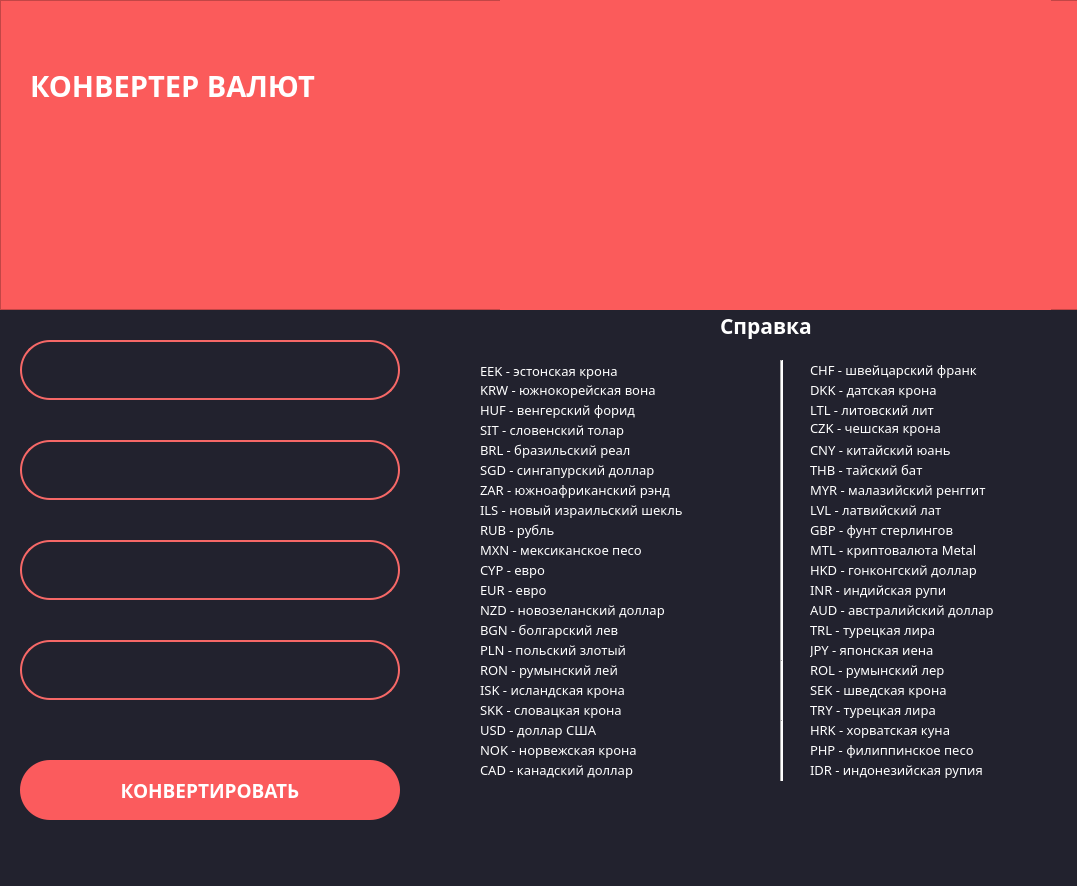
<?xml version="1.0" encoding="UTF-8"?>
<ui version="4.0">
 <class>MainWindow</class>
 <widget class="QMainWindow" name="MainWindow">
  <property name="geometry">
   <rect>
    <x>0</x>
    <y>0</y>
    <width>1077</width>
    <height>886</height>
   </rect>
  </property>
  <property name="font">
   <font>
    <family>Montserrat</family>
    <pointsize>14</pointsize>
    <weight>75</weight>
    <bold>true</bold>
   </font>
  </property>
  <property name="windowTitle">
   <string>MainWindow</string>
  </property>
  <widget class="QWidget" name="centralwidget">
   <property name="styleSheet">
    <string notr="true">background-color: #22222e</string>
   </property>
   <widget class="QFrame" name="frame">
    <property name="geometry">
     <rect>
      <x>0</x>
      <y>0</y>
      <width>1131</width>
      <height>310</height>
     </rect>
    </property>
    <property name="styleSheet">
     <string notr="true">background-color: #fb5b5b
</string>
    </property>
    <property name="frameShape">
     <enum>QFrame::StyledPanel</enum>
    </property>
    <property name="frameShadow">
     <enum>QFrame::Raised</enum>
    </property>
    <widget class="QLabel" name="label">
     <property name="geometry">
      <rect>
       <x>30</x>
       <y>10</y>
       <width>411</width>
       <height>151</height>
      </rect>
     </property>
     <property name="font">
      <font>
       <family>Montserrat</family>
       <pointsize>22</pointsize>
       <weight>75</weight>
       <bold>true</bold>
      </font>
     </property>
     <property name="styleSheet">
      <string notr="true">color: #fff
</string>
     </property>
     <property name="text">
      <string>КОНВЕРТЕР ВАЛЮТ</string>
     </property>
    </widget>
    <widget class="QLabel" name="label_2">
     <property name="geometry">
      <rect>
       <x>500</x>
       <y>-40</y>
       <width>551</width>
       <height>351</height>
      </rect>
     </property>
     <property name="text">
      <string/>
     </property>
     <property name="pixmap">
      <pixmap>banknote.png</pixmap>
     </property>
    </widget>
   </widget>
   <widget class="QLineEdit" name="inputCurrency">
    <property name="geometry">
     <rect>
      <x>20</x>
      <y>340</y>
      <width>380</width>
      <height>60</height>
     </rect>
    </property>
    <property name="font">
     <font>
      <family>Montserrat</family>
      <pointsize>14</pointsize>
      <weight>75</weight>
      <bold>true</bold>
     </font>
    </property>
    <property name="styleSheet">
     <string notr="true">background-color: #22222e;
border: 2px solid #f66867;
border-radius: 30px;
color: #fff;
placeholder=&quot;ПРивет&quot;</string>
    </property>
    <property name="text">
     <string/>
    </property>
    <property name="alignment">
     <set>Qt::AlignCenter</set>
    </property>
   </widget>
   <widget class="QLineEdit" name="inputAmount">
    <property name="geometry">
     <rect>
      <x>20</x>
      <y>440</y>
      <width>380</width>
      <height>60</height>
     </rect>
    </property>
    <property name="font">
     <font>
      <family>Montserrat</family>
      <pointsize>14</pointsize>
      <weight>75</weight>
      <bold>true</bold>
     </font>
    </property>
    <property name="styleSheet">
     <string notr="true">background-color: #22222e;
border: 2px solid #f66867;
border-radius: 30px;
color: #fff;</string>
    </property>
    <property name="text">
     <string/>
    </property>
    <property name="alignment">
     <set>Qt::AlignCenter</set>
    </property>
   </widget>
   <widget class="QLineEdit" name="outputCurrency">
    <property name="geometry">
     <rect>
      <x>20</x>
      <y>540</y>
      <width>380</width>
      <height>60</height>
     </rect>
    </property>
    <property name="font">
     <font>
      <family>Montserrat</family>
      <pointsize>14</pointsize>
      <weight>75</weight>
      <bold>true</bold>
     </font>
    </property>
    <property name="styleSheet">
     <string notr="true">background-color: #22222e;
border: 2px solid #f66867;
border-radius: 30px;
color: #fff;</string>
    </property>
    <property name="text">
     <string/>
    </property>
    <property name="alignment">
     <set>Qt::AlignCenter</set>
    </property>
   </widget>
   <widget class="QLineEdit" name="outputAmount">
    <property name="geometry">
     <rect>
      <x>20</x>
      <y>640</y>
      <width>380</width>
      <height>60</height>
     </rect>
    </property>
    <property name="font">
     <font>
      <family>Montserrat</family>
      <pointsize>14</pointsize>
      <weight>75</weight>
      <bold>true</bold>
     </font>
    </property>
    <property name="styleSheet">
     <string notr="true">background-color: #22222e;
border: 2px solid #f66867;
border-radius: 30px;
color: #fff;</string>
    </property>
    <property name="text">
     <string/>
    </property>
    <property name="alignment">
     <set>Qt::AlignCenter</set>
    </property>
   </widget>
   <widget class="QLabel" name="label_3">
    <property name="geometry">
     <rect>
      <x>720</x>
      <y>310</y>
      <width>131</width>
      <height>31</height>
     </rect>
    </property>
    <property name="font">
     <font>
      <family>Montserrat</family>
      <pointsize>16</pointsize>
      <weight>75</weight>
      <bold>true</bold>
     </font>
    </property>
    <property name="styleSheet">
     <string notr="true">color: #fff</string>
    </property>
    <property name="text">
     <string>Справка</string>
    </property>
   </widget>
   <widget class="QPushButton" name="pushButton">
    <property name="geometry">
     <rect>
      <x>20</x>
      <y>760</y>
      <width>380</width>
      <height>60</height>
     </rect>
    </property>
    <property name="font">
     <font>
      <family>Montserrat</family>
      <pointsize>14</pointsize>
      <weight>75</weight>
      <bold>true</bold>
     </font>
    </property>
    <property name="styleSheet">
     <string notr="true">QPushButton {
	color: #fff;
	background-color: #fb5b5d;
	border-radius: 30px;
}

QPushButton:pressed {
	background-color: #fa4244
}
</string>
    </property>
    <property name="text">
     <string>КОНВЕРТИРОВАТЬ</string>
    </property>
   </widget>
   <widget class="QLabel" name="label_4">
    <property name="geometry">
     <rect>
      <x>480</x>
      <y>360</y>
      <width>201</width>
      <height>21</height>
     </rect>
    </property>
    <property name="font">
     <font>
      <family>Montserrat</family>
      <pointsize>10</pointsize>
      <weight>50</weight>
      <bold>false</bold>
     </font>
    </property>
    <property name="styleSheet">
     <string notr="true">color: #fff</string>
    </property>
    <property name="text">
     <string>EEK - эстонская крона</string>
    </property>
   </widget>
   <widget class="QLabel" name="label_5">
    <property name="geometry">
     <rect>
      <x>480</x>
      <y>380</y>
      <width>261</width>
      <height>20</height>
     </rect>
    </property>
    <property name="font">
     <font>
      <family>Montserrat</family>
      <pointsize>10</pointsize>
      <weight>50</weight>
      <bold>false</bold>
     </font>
    </property>
    <property name="styleSheet">
     <string notr="true">color: #fff;</string>
    </property>
    <property name="text">
     <string>KRW - южнокорейская вона</string>
    </property>
   </widget>
   <widget class="QLabel" name="label_6">
    <property name="geometry">
     <rect>
      <x>480</x>
      <y>400</y>
      <width>231</width>
      <height>20</height>
     </rect>
    </property>
    <property name="font">
     <font>
      <family>Montserrat</family>
      <pointsize>10</pointsize>
      <weight>50</weight>
      <bold>false</bold>
     </font>
    </property>
    <property name="styleSheet">
     <string notr="true">color: #fff;</string>
    </property>
    <property name="text">
     <string>HUF - венгерский форид</string>
    </property>
   </widget>
   <widget class="QLabel" name="label_7">
    <property name="geometry">
     <rect>
      <x>480</x>
      <y>420</y>
      <width>211</width>
      <height>20</height>
     </rect>
    </property>
    <property name="font">
     <font>
      <family>Montserrat</family>
      <pointsize>10</pointsize>
      <weight>50</weight>
      <bold>false</bold>
     </font>
    </property>
    <property name="styleSheet">
     <string notr="true">color: #fff;</string>
    </property>
    <property name="text">
     <string>SIT - словенский толар</string>
    </property>
   </widget>
   <widget class="QLabel" name="label_8">
    <property name="geometry">
     <rect>
      <x>480</x>
      <y>440</y>
      <width>221</width>
      <height>20</height>
     </rect>
    </property>
    <property name="font">
     <font>
      <family>Montserrat</family>
      <pointsize>10</pointsize>
      <weight>50</weight>
      <bold>false</bold>
     </font>
    </property>
    <property name="styleSheet">
     <string notr="true">color: #fff;</string>
    </property>
    <property name="text">
     <string>BRL - бразильский реал</string>
    </property>
   </widget>
   <widget class="QLabel" name="label_9">
    <property name="geometry">
     <rect>
      <x>480</x>
      <y>460</y>
      <width>251</width>
      <height>20</height>
     </rect>
    </property>
    <property name="font">
     <font>
      <family>Montserrat</family>
      <pointsize>10</pointsize>
      <weight>50</weight>
      <bold>false</bold>
     </font>
    </property>
    <property name="styleSheet">
     <string notr="true">color: #fff;</string>
    </property>
    <property name="text">
     <string>SGD - сингапурский доллар</string>
    </property>
   </widget>
   <widget class="QLabel" name="label_10">
    <property name="geometry">
     <rect>
      <x>480</x>
      <y>480</y>
      <width>281</width>
      <height>20</height>
     </rect>
    </property>
    <property name="font">
     <font>
      <family>Montserrat</family>
      <pointsize>10</pointsize>
      <weight>50</weight>
      <bold>false</bold>
     </font>
    </property>
    <property name="styleSheet">
     <string notr="true">color: #fff;</string>
    </property>
    <property name="text">
     <string>ZAR - южноафриканский рэнд</string>
    </property>
   </widget>
   <widget class="QLabel" name="label_11">
    <property name="geometry">
     <rect>
      <x>480</x>
      <y>500</y>
      <width>291</width>
      <height>20</height>
     </rect>
    </property>
    <property name="font">
     <font>
      <family>Montserrat</family>
      <pointsize>10</pointsize>
      <weight>50</weight>
      <bold>false</bold>
     </font>
    </property>
    <property name="styleSheet">
     <string notr="true">color: #fff;</string>
    </property>
    <property name="text">
     <string>ILS - новый израильский шекль</string>
    </property>
   </widget>
   <widget class="QLabel" name="label_12">
    <property name="geometry">
     <rect>
      <x>480</x>
      <y>520</y>
      <width>110</width>
      <height>20</height>
     </rect>
    </property>
    <property name="font">
     <font>
      <family>Montserrat</family>
      <pointsize>10</pointsize>
      <weight>50</weight>
      <bold>false</bold>
     </font>
    </property>
    <property name="styleSheet">
     <string notr="true">color: #fff;</string>
    </property>
    <property name="text">
     <string>RUB - рубль</string>
    </property>
   </widget>
   <widget class="QLabel" name="label_13">
    <property name="geometry">
     <rect>
      <x>480</x>
      <y>540</y>
      <width>240</width>
      <height>20</height>
     </rect>
    </property>
    <property name="font">
     <font>
      <family>Montserrat</family>
      <pointsize>10</pointsize>
      <weight>50</weight>
      <bold>false</bold>
     </font>
    </property>
    <property name="styleSheet">
     <string notr="true">color: #fff;</string>
    </property>
    <property name="text">
     <string>MXN - мексиканское песо</string>
    </property>
   </widget>
   <widget class="QLabel" name="label_14">
    <property name="geometry">
     <rect>
      <x>480</x>
      <y>560</y>
      <width>100</width>
      <height>20</height>
     </rect>
    </property>
    <property name="font">
     <font>
      <family>Montserrat</family>
      <pointsize>10</pointsize>
      <weight>50</weight>
      <bold>false</bold>
     </font>
    </property>
    <property name="styleSheet">
     <string notr="true">color: #fff;</string>
    </property>
    <property name="text">
     <string>CYP - евро</string>
    </property>
   </widget>
   <widget class="QLabel" name="label_15">
    <property name="geometry">
     <rect>
      <x>480</x>
      <y>580</y>
      <width>100</width>
      <height>20</height>
     </rect>
    </property>
    <property name="font">
     <font>
      <family>Montserrat</family>
      <pointsize>10</pointsize>
      <weight>50</weight>
      <bold>false</bold>
     </font>
    </property>
    <property name="styleSheet">
     <string notr="true">color: #fff;</string>
    </property>
    <property name="text">
     <string>EUR - евро</string>
    </property>
   </widget>
   <widget class="QLabel" name="label_16">
    <property name="geometry">
     <rect>
      <x>480</x>
      <y>600</y>
      <width>271</width>
      <height>20</height>
     </rect>
    </property>
    <property name="font">
     <font>
      <family>Montserrat</family>
      <pointsize>10</pointsize>
      <weight>50</weight>
      <bold>false</bold>
     </font>
    </property>
    <property name="styleSheet">
     <string notr="true">color: #fff;</string>
    </property>
    <property name="text">
     <string>NZD - новозеланский доллар</string>
    </property>
   </widget>
   <widget class="QLabel" name="label_17">
    <property name="geometry">
     <rect>
      <x>480</x>
      <y>620</y>
      <width>201</width>
      <height>20</height>
     </rect>
    </property>
    <property name="font">
     <font>
      <family>Montserrat</family>
      <pointsize>10</pointsize>
      <weight>50</weight>
      <bold>false</bold>
     </font>
    </property>
    <property name="styleSheet">
     <string notr="true">color: #fff;</string>
    </property>
    <property name="text">
     <string>BGN - болгарский лев</string>
    </property>
   </widget>
   <widget class="QLabel" name="label_18">
    <property name="geometry">
     <rect>
      <x>480</x>
      <y>640</y>
      <width>211</width>
      <height>20</height>
     </rect>
    </property>
    <property name="font">
     <font>
      <family>Montserrat</family>
      <pointsize>10</pointsize>
      <weight>50</weight>
      <bold>false</bold>
     </font>
    </property>
    <property name="styleSheet">
     <string notr="true">color: #fff;</string>
    </property>
    <property name="text">
     <string>PLN - польский злотый</string>
    </property>
   </widget>
   <widget class="QLabel" name="label_19">
    <property name="geometry">
     <rect>
      <x>480</x>
      <y>660</y>
      <width>201</width>
      <height>20</height>
     </rect>
    </property>
    <property name="font">
     <font>
      <family>Montserrat</family>
      <pointsize>10</pointsize>
      <weight>50</weight>
      <bold>false</bold>
     </font>
    </property>
    <property name="styleSheet">
     <string notr="true">color: #fff;</string>
    </property>
    <property name="text">
     <string>RON - румынский лей</string>
    </property>
   </widget>
   <widget class="QLabel" name="label_20">
    <property name="geometry">
     <rect>
      <x>480</x>
      <y>680</y>
      <width>211</width>
      <height>20</height>
     </rect>
    </property>
    <property name="font">
     <font>
      <family>Montserrat</family>
      <pointsize>10</pointsize>
      <weight>50</weight>
      <bold>false</bold>
     </font>
    </property>
    <property name="styleSheet">
     <string notr="true">color: #fff;</string>
    </property>
    <property name="text">
     <string>ISK - исландская крона</string>
    </property>
   </widget>
   <widget class="QLabel" name="label_21">
    <property name="geometry">
     <rect>
      <x>480</x>
      <y>700</y>
      <width>211</width>
      <height>20</height>
     </rect>
    </property>
    <property name="font">
     <font>
      <family>Montserrat</family>
      <pointsize>10</pointsize>
      <weight>50</weight>
      <bold>false</bold>
     </font>
    </property>
    <property name="styleSheet">
     <string notr="true">color: #fff;</string>
    </property>
    <property name="text">
     <string>SKK - словацкая крона</string>
    </property>
   </widget>
   <widget class="QLabel" name="label_22">
    <property name="geometry">
     <rect>
      <x>480</x>
      <y>720</y>
      <width>171</width>
      <height>20</height>
     </rect>
    </property>
    <property name="font">
     <font>
      <family>Montserrat</family>
      <pointsize>10</pointsize>
      <weight>50</weight>
      <bold>false</bold>
     </font>
    </property>
    <property name="styleSheet">
     <string notr="true">color: #fff;</string>
    </property>
    <property name="text">
     <string>USD - доллар США</string>
    </property>
   </widget>
   <widget class="QLabel" name="label_23">
    <property name="geometry">
     <rect>
      <x>480</x>
      <y>740</y>
      <width>231</width>
      <height>20</height>
     </rect>
    </property>
    <property name="font">
     <font>
      <family>Montserrat</family>
      <pointsize>10</pointsize>
      <weight>50</weight>
      <bold>false</bold>
     </font>
    </property>
    <property name="styleSheet">
     <string notr="true">color: #fff;</string>
    </property>
    <property name="text">
     <string>NOK - норвежская крона</string>
    </property>
   </widget>
   <widget class="QLabel" name="label_24">
    <property name="geometry">
     <rect>
      <x>480</x>
      <y>760</y>
      <width>221</width>
      <height>20</height>
     </rect>
    </property>
    <property name="font">
     <font>
      <family>Montserrat</family>
      <pointsize>10</pointsize>
      <weight>50</weight>
      <bold>false</bold>
     </font>
    </property>
    <property name="styleSheet">
     <string notr="true">color: #fff;</string>
    </property>
    <property name="text">
     <string>CAD - канадский доллар</string>
    </property>
   </widget>
   <widget class="Line" name="line">
    <property name="geometry">
     <rect>
      <x>780</x>
      <y>600</y>
      <width>3</width>
      <height>61</height>
     </rect>
    </property>
    <property name="styleSheet">
     <string notr="true">background-color: #fff</string>
    </property>
    <property name="orientation">
     <enum>Qt::Vertical</enum>
    </property>
   </widget>
   <widget class="Line" name="line_2">
    <property name="geometry">
     <rect>
      <x>780</x>
      <y>540</y>
      <width>3</width>
      <height>61</height>
     </rect>
    </property>
    <property name="styleSheet">
     <string notr="true">background-color: #fff</string>
    </property>
    <property name="orientation">
     <enum>Qt::Vertical</enum>
    </property>
   </widget>
   <widget class="Line" name="line_3">
    <property name="geometry">
     <rect>
      <x>780</x>
      <y>480</y>
      <width>3</width>
      <height>61</height>
     </rect>
    </property>
    <property name="styleSheet">
     <string notr="true">background-color: #fff</string>
    </property>
    <property name="orientation">
     <enum>Qt::Vertical</enum>
    </property>
   </widget>
   <widget class="Line" name="line_4">
    <property name="geometry">
     <rect>
      <x>780</x>
      <y>420</y>
      <width>3</width>
      <height>61</height>
     </rect>
    </property>
    <property name="styleSheet">
     <string notr="true">background-color: #fff</string>
    </property>
    <property name="orientation">
     <enum>Qt::Vertical</enum>
    </property>
   </widget>
   <widget class="Line" name="line_5">
    <property name="geometry">
     <rect>
      <x>780</x>
      <y>360</y>
      <width>3</width>
      <height>61</height>
     </rect>
    </property>
    <property name="styleSheet">
     <string notr="true">background-color: #fff</string>
    </property>
    <property name="orientation">
     <enum>Qt::Vertical</enum>
    </property>
   </widget>
   <widget class="Line" name="line_6">
    <property name="geometry">
     <rect>
      <x>780</x>
      <y>660</y>
      <width>3</width>
      <height>61</height>
     </rect>
    </property>
    <property name="styleSheet">
     <string notr="true">background-color: #fff</string>
    </property>
    <property name="orientation">
     <enum>Qt::Vertical</enum>
    </property>
   </widget>
   <widget class="Line" name="line_7">
    <property name="geometry">
     <rect>
      <x>780</x>
      <y>720</y>
      <width>3</width>
      <height>61</height>
     </rect>
    </property>
    <property name="styleSheet">
     <string notr="true">background-color: #fff</string>
    </property>
    <property name="orientation">
     <enum>Qt::Vertical</enum>
    </property>
   </widget>
   <widget class="QLabel" name="label_25">
    <property name="geometry">
     <rect>
      <x>810</x>
      <y>360</y>
      <width>241</width>
      <height>20</height>
     </rect>
    </property>
    <property name="font">
     <font>
      <family>Montserrat</family>
      <pointsize>10</pointsize>
      <weight>50</weight>
      <bold>false</bold>
     </font>
    </property>
    <property name="styleSheet">
     <string notr="true">color: #fff;</string>
    </property>
    <property name="text">
     <string>CHF - швейцарский франк</string>
    </property>
   </widget>
   <widget class="QLabel" name="label_26">
    <property name="geometry">
     <rect>
      <x>810</x>
      <y>380</y>
      <width>191</width>
      <height>20</height>
     </rect>
    </property>
    <property name="font">
     <font>
      <family>Montserrat</family>
      <pointsize>10</pointsize>
      <weight>50</weight>
      <bold>false</bold>
     </font>
    </property>
    <property name="styleSheet">
     <string notr="true">color: #fff;</string>
    </property>
    <property name="text">
     <string>DKK - датская крона</string>
    </property>
   </widget>
   <widget class="QLabel" name="label_27">
    <property name="geometry">
     <rect>
      <x>810</x>
      <y>400</y>
      <width>181</width>
      <height>20</height>
     </rect>
    </property>
    <property name="font">
     <font>
      <family>Montserrat</family>
      <pointsize>10</pointsize>
      <weight>50</weight>
      <bold>false</bold>
     </font>
    </property>
    <property name="styleSheet">
     <string notr="true">color: #fff;</string>
    </property>
    <property name="text">
     <string>LTL - литовский лит</string>
    </property>
   </widget>
   <widget class="QLabel" name="label_28">
    <property name="geometry">
     <rect>
      <x>810</x>
      <y>420</y>
      <width>191</width>
      <height>16</height>
     </rect>
    </property>
    <property name="font">
     <font>
      <family>Montserrat</family>
      <pointsize>10</pointsize>
      <weight>50</weight>
      <bold>false</bold>
     </font>
    </property>
    <property name="styleSheet">
     <string notr="true">color: #fff;</string>
    </property>
    <property name="text">
     <string>CZK - чешская крона</string>
    </property>
   </widget>
   <widget class="QLabel" name="label_29">
    <property name="geometry">
     <rect>
      <x>810</x>
      <y>440</y>
      <width>201</width>
      <height>20</height>
     </rect>
    </property>
    <property name="font">
     <font>
      <family>Montserrat</family>
      <pointsize>10</pointsize>
      <weight>50</weight>
      <bold>false</bold>
     </font>
    </property>
    <property name="styleSheet">
     <string notr="true">color: #fff;</string>
    </property>
    <property name="text">
     <string>CNY - китайский юань</string>
    </property>
   </widget>
   <widget class="QLabel" name="label_30">
    <property name="geometry">
     <rect>
      <x>810</x>
      <y>460</y>
      <width>161</width>
      <height>20</height>
     </rect>
    </property>
    <property name="font">
     <font>
      <family>Montserrat</family>
      <pointsize>10</pointsize>
      <weight>50</weight>
      <bold>false</bold>
     </font>
    </property>
    <property name="styleSheet">
     <string notr="true">color: #fff;</string>
    </property>
    <property name="text">
     <string>THB - тайский бат</string>
    </property>
   </widget>
   <widget class="QLabel" name="label_31">
    <property name="geometry">
     <rect>
      <x>810</x>
      <y>480</y>
      <width>251</width>
      <height>20</height>
     </rect>
    </property>
    <property name="font">
     <font>
      <family>Montserrat</family>
      <pointsize>10</pointsize>
      <weight>50</weight>
      <bold>false</bold>
     </font>
    </property>
    <property name="styleSheet">
     <string notr="true">color: #fff;</string>
    </property>
    <property name="text">
     <string>MYR - малазийский ренггит</string>
    </property>
   </widget>
   <widget class="QLabel" name="label_32">
    <property name="geometry">
     <rect>
      <x>810</x>
      <y>500</y>
      <width>191</width>
      <height>20</height>
     </rect>
    </property>
    <property name="font">
     <font>
      <family>Montserrat</family>
      <pointsize>10</pointsize>
      <weight>50</weight>
      <bold>false</bold>
     </font>
    </property>
    <property name="styleSheet">
     <string notr="true">color: #fff;</string>
    </property>
    <property name="text">
     <string>LVL - латвийский лат</string>
    </property>
   </widget>
   <widget class="QLabel" name="label_33">
    <property name="geometry">
     <rect>
      <x>810</x>
      <y>520</y>
      <width>211</width>
      <height>20</height>
     </rect>
    </property>
    <property name="font">
     <font>
      <family>Montserrat</family>
      <pointsize>10</pointsize>
      <weight>50</weight>
      <bold>false</bold>
     </font>
    </property>
    <property name="styleSheet">
     <string notr="true">color: #fff;</string>
    </property>
    <property name="text">
     <string>GBP - фунт стерлингов</string>
    </property>
   </widget>
   <widget class="QLabel" name="label_34">
    <property name="geometry">
     <rect>
      <x>810</x>
      <y>540</y>
      <width>231</width>
      <height>20</height>
     </rect>
    </property>
    <property name="font">
     <font>
      <family>Montserrat</family>
      <pointsize>10</pointsize>
      <weight>50</weight>
      <bold>false</bold>
     </font>
    </property>
    <property name="styleSheet">
     <string notr="true">color: #fff;</string>
    </property>
    <property name="text">
     <string>MTL - криптовалюта Metal</string>
    </property>
   </widget>
   <widget class="QLabel" name="label_35">
    <property name="geometry">
     <rect>
      <x>810</x>
      <y>560</y>
      <width>241</width>
      <height>20</height>
     </rect>
    </property>
    <property name="font">
     <font>
      <family>Montserrat</family>
      <pointsize>10</pointsize>
      <weight>50</weight>
      <bold>false</bold>
     </font>
    </property>
    <property name="styleSheet">
     <string notr="true">color: #fff;</string>
    </property>
    <property name="text">
     <string>HKD - гонконгский доллар</string>
    </property>
   </widget>
   <widget class="QLabel" name="label_36">
    <property name="geometry">
     <rect>
      <x>810</x>
      <y>580</y>
      <width>201</width>
      <height>20</height>
     </rect>
    </property>
    <property name="font">
     <font>
      <family>Montserrat</family>
      <pointsize>10</pointsize>
      <weight>50</weight>
      <bold>false</bold>
     </font>
    </property>
    <property name="styleSheet">
     <string notr="true">color: #fff;</string>
    </property>
    <property name="text">
     <string>INR - индийская рупи</string>
    </property>
   </widget>
   <widget class="QLabel" name="label_37">
    <property name="geometry">
     <rect>
      <x>810</x>
      <y>600</y>
      <width>261</width>
      <height>20</height>
     </rect>
    </property>
    <property name="font">
     <font>
      <family>Montserrat</family>
      <pointsize>10</pointsize>
      <weight>50</weight>
      <bold>false</bold>
     </font>
    </property>
    <property name="styleSheet">
     <string notr="true">color: #fff;</string>
    </property>
    <property name="text">
     <string>AUD - австралийский доллар</string>
    </property>
   </widget>
   <widget class="QLabel" name="label_38">
    <property name="geometry">
     <rect>
      <x>810</x>
      <y>620</y>
      <width>181</width>
      <height>20</height>
     </rect>
    </property>
    <property name="font">
     <font>
      <family>Montserrat</family>
      <pointsize>10</pointsize>
      <weight>50</weight>
      <bold>false</bold>
     </font>
    </property>
    <property name="styleSheet">
     <string notr="true">color: #fff;</string>
    </property>
    <property name="text">
     <string>TRL - турецкая лира</string>
    </property>
   </widget>
   <widget class="QLabel" name="label_39">
    <property name="geometry">
     <rect>
      <x>810</x>
      <y>640</y>
      <width>181</width>
      <height>20</height>
     </rect>
    </property>
    <property name="font">
     <font>
      <family>Montserrat</family>
      <pointsize>10</pointsize>
      <weight>50</weight>
      <bold>false</bold>
     </font>
    </property>
    <property name="styleSheet">
     <string notr="true">color: #fff;</string>
    </property>
    <property name="text">
     <string>JPY - японская иена</string>
    </property>
   </widget>
   <widget class="QLabel" name="label_40">
    <property name="geometry">
     <rect>
      <x>810</x>
      <y>660</y>
      <width>191</width>
      <height>20</height>
     </rect>
    </property>
    <property name="font">
     <font>
      <family>Montserrat</family>
      <pointsize>10</pointsize>
      <weight>50</weight>
      <bold>false</bold>
     </font>
    </property>
    <property name="styleSheet">
     <string notr="true">color: #fff;</string>
    </property>
    <property name="text">
     <string>ROL - румынский лер</string>
    </property>
   </widget>
   <widget class="QLabel" name="label_41">
    <property name="geometry">
     <rect>
      <x>810</x>
      <y>680</y>
      <width>201</width>
      <height>20</height>
     </rect>
    </property>
    <property name="font">
     <font>
      <family>Montserrat</family>
      <pointsize>10</pointsize>
      <weight>50</weight>
      <bold>false</bold>
     </font>
    </property>
    <property name="styleSheet">
     <string notr="true">color: #fff;</string>
    </property>
    <property name="text">
     <string>SEK - шведская крона</string>
    </property>
   </widget>
   <widget class="QLabel" name="label_42">
    <property name="geometry">
     <rect>
      <x>810</x>
      <y>700</y>
      <width>181</width>
      <height>20</height>
     </rect>
    </property>
    <property name="font">
     <font>
      <family>Montserrat</family>
      <pointsize>10</pointsize>
      <weight>50</weight>
      <bold>false</bold>
     </font>
    </property>
    <property name="styleSheet">
     <string notr="true">color: #fff;</string>
    </property>
    <property name="text">
     <string>TRY - турецкая лира</string>
    </property>
   </widget>
   <widget class="QLabel" name="label_43">
    <property name="geometry">
     <rect>
      <x>810</x>
      <y>720</y>
      <width>201</width>
      <height>20</height>
     </rect>
    </property>
    <property name="font">
     <font>
      <family>Montserrat</family>
      <pointsize>10</pointsize>
      <weight>50</weight>
      <bold>false</bold>
     </font>
    </property>
    <property name="styleSheet">
     <string notr="true">color: #fff;</string>
    </property>
    <property name="text">
     <string>HRK - хорватская куна</string>
    </property>
   </widget>
   <widget class="QLabel" name="label_44">
    <property name="geometry">
     <rect>
      <x>810</x>
      <y>740</y>
      <width>241</width>
      <height>20</height>
     </rect>
    </property>
    <property name="font">
     <font>
      <family>Montserrat</family>
      <pointsize>10</pointsize>
      <weight>50</weight>
      <bold>false</bold>
     </font>
    </property>
    <property name="styleSheet">
     <string notr="true">color: #fff;</string>
    </property>
    <property name="text">
     <string>PHP - филиппинское песо</string>
    </property>
   </widget>
   <widget class="QLabel" name="label_45">
    <property name="geometry">
     <rect>
      <x>810</x>
      <y>760</y>
      <width>251</width>
      <height>20</height>
     </rect>
    </property>
    <property name="font">
     <font>
      <family>Montserrat</family>
      <pointsize>10</pointsize>
      <weight>50</weight>
      <bold>false</bold>
     </font>
    </property>
    <property name="styleSheet">
     <string notr="true">color: #fff;</string>
    </property>
    <property name="text">
     <string>IDR - индонезийская рупия</string>
    </property>
   </widget>
  </widget>
 </widget>
 <resources/>
 <connections/>
</ui>
